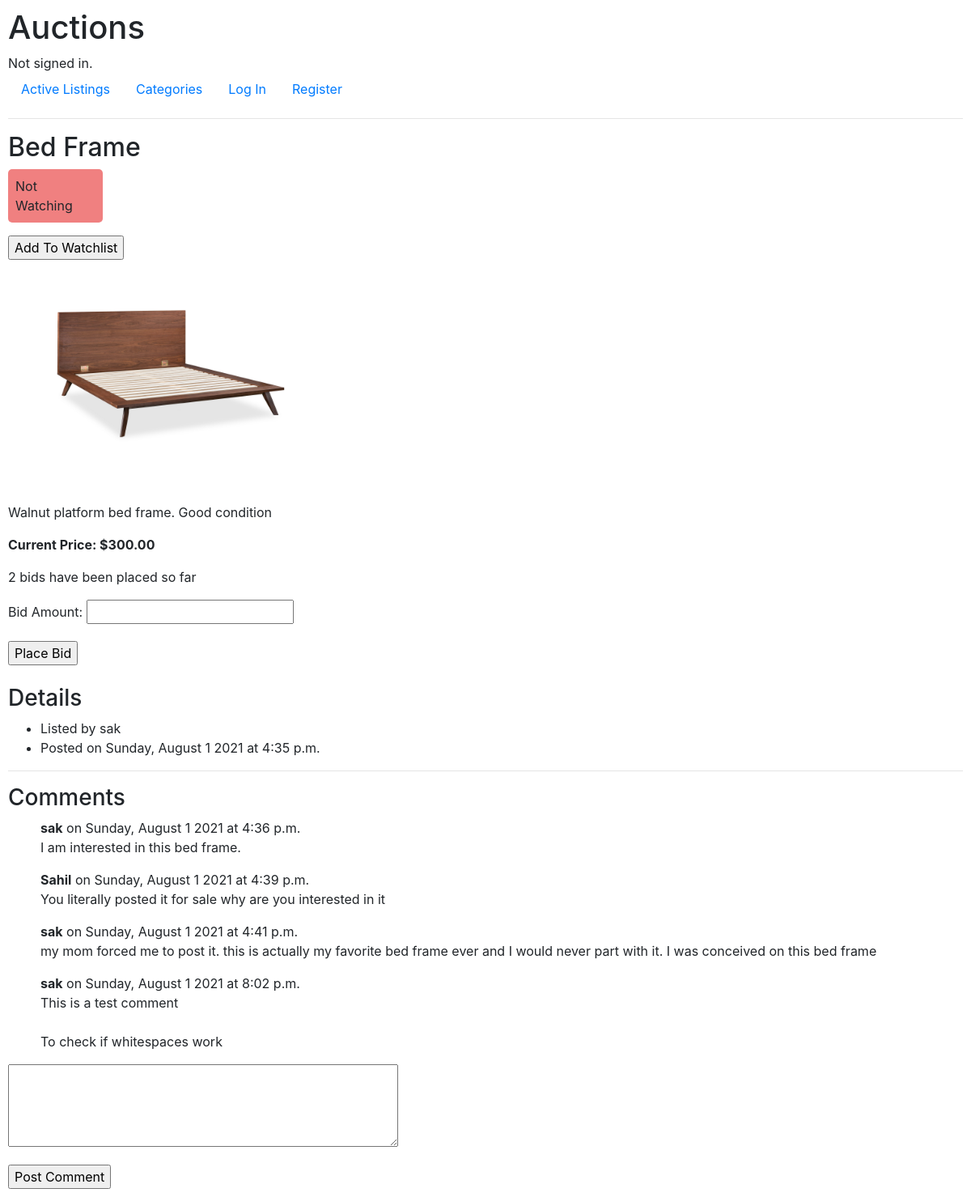
The page /auction/9 on the database its author committed.
### auctions/models.py (models this page shows, shortened)
class AuctionItem(models.Model):
    title = models.CharField(max_length=64)
    description = models.TextField()
    current_price = models.DecimalField(max_digits=8, decimal_places=2)
    item_image = models.ImageField(
        upload_to=get_image_path,
        blank=True,
        null=True
    )
    category = models.ForeignKey(
        Category,
        on_delete=models.SET_NULL,
        blank=True,
        null=True,
        related_name='auction_items'
    )
    creator = models.ForeignKey(
        User,
        on_delete=models.CASCADE,
        related_name='auctions_created'
    )
    is_active = models.BooleanField(default=True)
    winner = models.ForeignKey(
        User,
        on_delete=models.SET_NULL,
        blank=True,
        null=True,
        related_name='auctions_won'
    )
    creation_date = models.DateTimeField(auto_now_add=True)

class User(AbstractUser):
    watching = ManyToManyField(
        'AuctionItem',
        blank=True,
        related_name='watched_by'
    )

class Comment(models.Model):
    text = models.TextField()
    creator = models.ForeignKey(
        User,
        on_delete=models.CASCADE,
        related_name='comments'
    )
    parent_auction = models.ForeignKey(
        AuctionItem,
        on_delete=models.CASCADE,
        related_name='comments'
    )
    creation_date = models.DateTimeField(auto_now_add=True)

### auctions/views.py (the view)
# urls.py: path("auction/<int:id>", views.auction_view, name="auction_view"),
def auction_view(request, id):
    if request.method == 'POST':
        auction_item = AuctionItem.objects.get(pk=id)
        bid_form = BidForm(request.POST, old_price=auction_item.current_price)
        if bid_form.is_valid():
            bid = bid_form.save(commit=False)
            bid.creator = request.user
            bid.auction_item = auction_item
            bid.save()
            new_price = bid.price
            updated_rows = AuctionItem.objects.filter(
                id=id).update(current_price=new_price)
            return render(request, "auctions/auction_view.html", {
                'auction_item': AuctionItem.objects.get(pk=id),
                'bid_form': bid_form,
                'total_bids': AuctionItem.objects.get(pk=id).bids.count(),
                'success_message': "Bid created successfully.",
                'comment_form': CommentForm()
            })
        else:
            return render(request, "auctions/auction_view.html", {
                'auction_item': auction_item,
                'bid_form': bid_form,
                'total_bids': AuctionItem.objects.get(pk=id).bids.count(),
                'error_message': "Error placing bid.",
                'comment_form': CommentForm()
            })
    else:
        auction_items_queryset = AuctionItem.objects.filter(pk=id)
        if auction_items_queryset.exists():
            auction_item = auction_items_queryset.first()
            return render(request, "auctions/auction_view.html", {
                'auction_item': auction_item,
                'bid_form': BidForm(),
                'total_bids': auction_item.bids.count(),
                'comment_form': CommentForm()
            })
        else:
            pass

### auctions/views.py (shortened to what this page needs)
class BidForm(ModelForm):
    def __init__(self, *args, **kwargs):
        self.old_price = kwargs.get('old_price', None)
        if self.old_price is not None:
            kwargs.pop('old_price')
        super(BidForm, self).__init__(*args, **kwargs)
    class Meta:
        model = Bid
        exclude = ['creator', 'auction_item', 'creation_date']
        labels = {
            'price': "Bid Amount"
        }
        widgets = {
            'price': widgets.Input(attrs={
                'title': "Value must be greater than current price",
                'type': 'number',
                'step': '0.01'
            })
        }

class CommentForm(ModelForm):
    class Meta:
        model = Comment
        exclude = ['creator', 'parent_auction', 'creation_date']
        labels = {
            'text': ""
        }
        widgets = {
            'text': Textarea(attrs={'cols': 45, 'rows': 4}),
        }

### auctions/templates/auctions/auction_view.html (shortened to what this page needs)
{% extends "auctions/layout.html" %}
{% block body %}
<h2>{{ auction_item.title }}</h2>
{% if user in auction_item.watched_by.all %}
<p style="background-color: lightgreen; width: 87px; padding: 9px; border-radius: 5px;">Watching</p>
<form action="{% url 'update_watchlist' user.id auction_item.id %}" method="post">
    {% csrf_token %}
    <input type="submit" value="Remove From Watchlist">
</form>
{% else %}
<p style="background-color: lightcoral; width: 117px; padding: 9px; border-radius: 5px;">Not Watching</p>
<form action="{% url 'update_watchlist' user.id auction_item.id %}" method="post">
    <input type="submit" value="Add To Watchlist">
</form>
{% endif %}
<img src="{{ auction_item.item_image.url }}" alt="Image Not Provided" style="object-fit: contain;" width="400px"
    height="300px">
<p>{{ auction_item.description }}</p>
<p><strong>Current Price: ${{ auction_item.current_price }}</strong></p>
<p>{{ total_bids }} bid{{ total_bids|pluralize }} ha{{ total_bids|pluralize:"s,ve" }} been placed so far</p>
<form action="{% url 'auction_view' auction_item.id %}" method="post">
    {{ bid_form.as_p }}
    <input type="submit" value="Place Bid">
</form>
<h3>Details</h3>
<ul>
    <li>Listed by {{ auction_item.creator.username }}</li>
    <li>Posted on {{ auction_item.creation_date|date:"l, F j Y" }} at {{ auction_item.creation_date|time }}</li>
</ul>
<hr>
<h3>Comments</h3>
<ul style="list-style-type: none;">
    {% for comment in auction_item.comments.all %}
    <li>
        <strong>{{ comment.creator.username }}</strong>
        on {{ comment.creation_date|date:"l, F j Y" }} at {{ comment.creation_date|time }}
        <p>{{ comment.text|linebreaksbr }}</p>
    </li>
    {% endfor %}
</ul>
<form action="{% url 'new_comment' auction_item.id %}" method="post">
    {{ comment_form.as_p }}
    <input type="submit" value="Post Comment">
</form>
{% endblock %}

### auctions/static/auctions/styles.css (style rules this page uses)
body { padding: 10px; }

### rows shown on the page
AuctionItem: title "Bed Frame", item_image (picture), description "Walnut platform bed frame. Good condition", current_price "300.00", creator.username "sak", creation_date "Sunday, August 1 2021", creation_date "4:35 p.m."
Comment: creator.username "sak", creation_date "Sunday, August 1 2021", creation_date "4:36 p.m.", text "I am interested in this bed frame."
Comment: creator.username "Sahil", creation_date "Sunday, August 1 2021", creation_date "4:39 p.m.", text "You literally posted it for sale why are you interested in it"
Comment: creator.username "sak", creation_date "Sunday, August 1 2021", creation_date "4:41 p.m.", text "my mom forced me to post it. this is actually my favorite bed frame ever and I would never part with it. I was conceived on this bed frame"
Comment: creator.username "sak", creation_date "Sunday, August 1 2021", creation_date "8:02 p.m.", text "This is a test comment To check if whitespaces work"

### other values the page prints
{{ total_bids }} "2"
